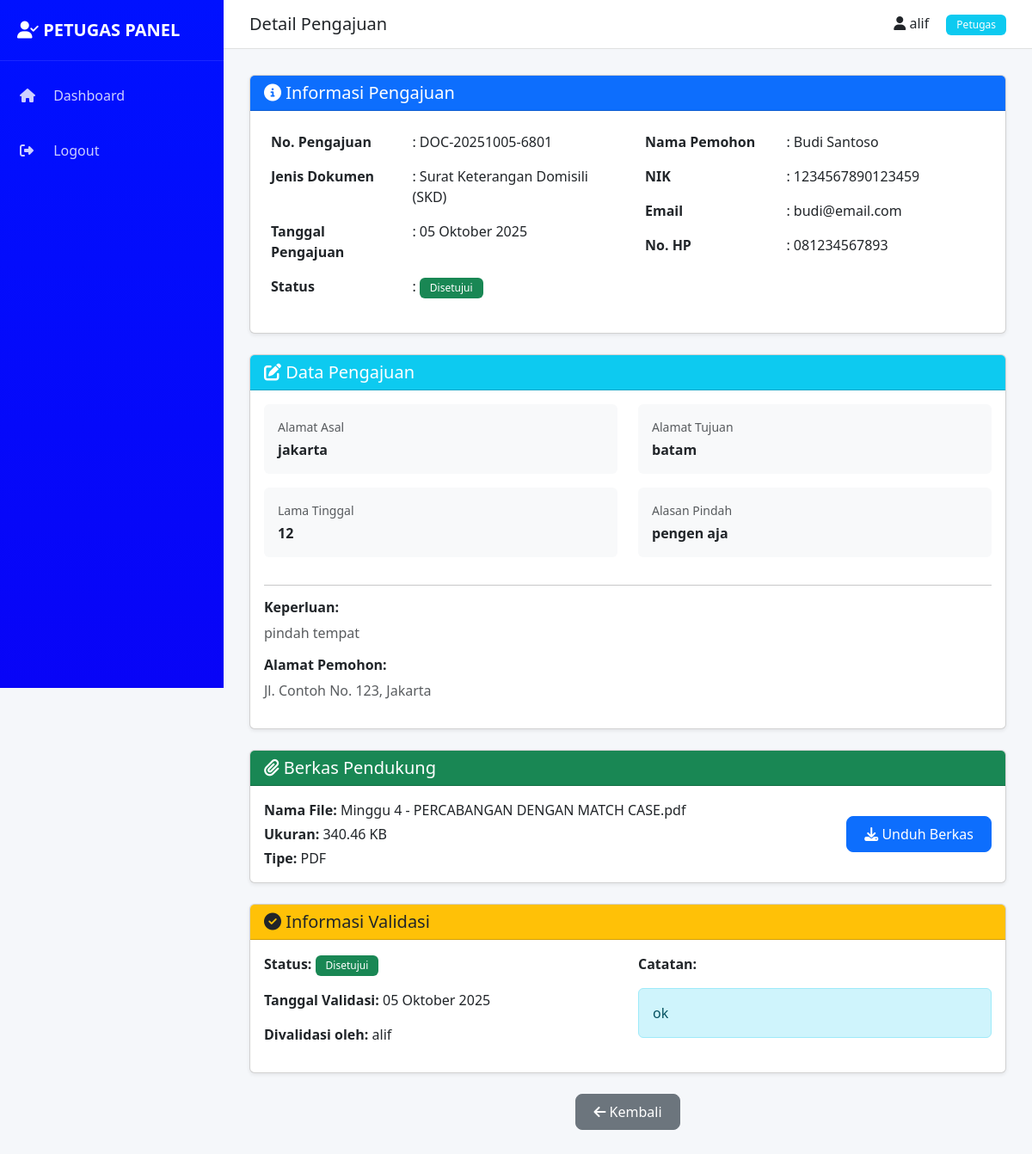
/pengajuan/detail_pengajuan.php?id=1 (signed in), run on the app's committed database.
### tables this page shows
CREATE TABLE `t_pengajuan` (
  `id_pengajuan` int(11) NOT NULL,
  `nomor_pengajuan` varchar(50) NOT NULL,
  `id_pengguna` int(11) NOT NULL,
  `id_jenis` int(11) NOT NULL,
  `keperluan` varchar(200) DEFAULT NULL,
  `keterangan` longtext DEFAULT NULL CHECK (json_valid(`keterangan`)),
  `id_status` int(11) DEFAULT 1,
  `tanggal_pengajuan` timestamp NOT NULL DEFAULT current_timestamp(),
  `tanggal_validasi` datetime DEFAULT NULL,
  `validasi_oleh` int(11) DEFAULT NULL,
  `catatan_validasi` text DEFAULT NULL
);

CREATE TABLE `t_jenis_dokumen` (
  `id_jenis` int(11) NOT NULL,
  `nama_dokumen` varchar(100) NOT NULL,
  `deskripsi` text DEFAULT NULL,
  `status` enum('aktif','nonaktif') DEFAULT 'aktif',
  `tanggal_dibuat` timestamp NOT NULL DEFAULT current_timestamp()
);

CREATE TABLE `t_status_pengajuan` (
  `id_status` int(11) NOT NULL,
  `nama_status` varchar(50) NOT NULL,
  `warna_badge` varchar(20) DEFAULT NULL,
  `keterangan` text DEFAULT NULL
);

CREATE TABLE `t_pengguna` (
  `id_pengguna` int(11) NOT NULL,
  `username` varchar(50) NOT NULL,
  `password` varchar(255) NOT NULL,
  `nama_lengkap` varchar(100) NOT NULL,
  `nik` varchar(16) DEFAULT NULL,
  `email` varchar(100) DEFAULT NULL,
  `no_hp` varchar(15) DEFAULT NULL,
  `alamat` text DEFAULT NULL,
  `role` enum('admin','petugas','warga') DEFAULT 'warga',
  `status` enum('aktif','nonaktif') DEFAULT 'aktif',
  `tanggal_daftar` timestamp NOT NULL DEFAULT current_timestamp()
);

CREATE TABLE `t_berkas_dokumen` (
  `id_berkas` int(11) NOT NULL,
  `id_pengajuan` int(11) NOT NULL,
  `nama_file` varchar(255) DEFAULT NULL,
  `path_file` varchar(255) DEFAULT NULL,
  `ukuran_file` int(11) DEFAULT NULL,
  `tipe_file` varchar(10) DEFAULT NULL,
  `tanggal_upload` timestamp NOT NULL DEFAULT current_timestamp()
);

### includes/config.php (called while the page is built, shortened)
<?php
$conn = mysqli_connect(DB_HOST, DB_USER, DB_PASS, DB_NAME);
mysqli_set_charset($conn, "utf8");
function clean_input($data) {
    global $conn;
    $data = trim($data);
    $data = stripslashes($data);
    $data = htmlspecialchars($data);
    $data = mysqli_real_escape_string($conn, $data);
    return $data;
}
?>

### pengajuan/detail_pengajuan.php (the view, shortened to what this page needs)
<?php
require_once '../includes/config.php';
require_once '../includes/auth.php';
require_once '../includes/functions.php';
$user_role = $_SESSION['role'];
$id_pengajuan = clean_input($_GET['id']);
$query = "SELECT p.*, j.nama_dokumen, s.nama_status, s.warna_badge,
          u.nama_lengkap, u.nik, u.email, u.no_hp, u.alamat,
          v.nama_lengkap as nama_validator
          FROM t_pengajuan p
          JOIN t_jenis_dokumen j ON p.id_jenis = j.id_jenis
          JOIN t_status_pengajuan s ON p.id_status = s.id_status
          JOIN t_pengguna u ON p.id_pengguna = u.id_pengguna
          LEFT JOIN t_pengguna v ON p.validasi_oleh = v.id_pengguna
          WHERE p.id_pengajuan = '$id_pengajuan'";
$result = mysqli_query($conn, $query);
$pengajuan = mysqli_fetch_assoc($result);
$keterangan_data = json_decode($pengajuan['keterangan'], true) ?: [];
$query_berkas = "SELECT * FROM t_berkas_dokumen WHERE id_pengajuan = '$id_pengajuan'";
$result_berkas = mysqli_query($conn, $query_berkas);
$berkas = mysqli_num_rows($result_berkas) > 0 ? mysqli_fetch_assoc($result_berkas) : null;
?>
<!DOCTYPE html>
<html lang="id">
<head>
    <link href="https://cdn.jsdelivr.net/npm/bootstrap@5.3.0/dist/css/bootstrap.min.css" rel="stylesheet">
    <link rel="stylesheet" href="https://cdnjs.cloudflare.com/ajax/libs/font-awesome/6.4.0/css/all.min.css">
    <link rel="stylesheet" href="../assets/css/style.css">
</head>
<body>
    <div class="dashboard-wrapper">
        <div class="sidebar">
            <div class="brand">
                <i class="fas fa-<?= $user_role == 'warga' ? 'file-alt' : ($user_role == 'petugas' ? 'user-check' : 'user-cog') ?>"></i>
                <?= strtoupper($user_role) ?> PANEL
            </div>
            <ul class="nav flex-column mt-3">
                <li class="nav-item">
                    <a class="nav-link" href="../dashboard/<?= $user_role ?>.php">
                        <i class="fas fa-home"></i> Dashboard
                    </a>
                </li>
                <li class="nav-item mt-3">
                    <a class="nav-link" href="?logout=true">
                        <i class="fas fa-sign-out-alt"></i> Logout
                    </a>
                </li>
            </ul>
        </div>
        <div class="main-content">
            <div class="top-navbar d-flex justify-content-between align-items-center">
                <h5 class="mb-0">Detail Pengajuan</h5>
                <div>
                    <span class="me-3"><i class="fas fa-user"></i> <?= $_SESSION['nama_lengkap'] ?></span>
                    <span class="badge bg-<?= $user_role == 'admin' ? 'danger' : ($user_role == 'petugas' ? 'info' : 'success') ?>">
                        <?= ucfirst($user_role) ?>
                    </span>
                </div>
            </div>
            <div class="content-area">
                <div class="card shadow-sm mb-4">
                    <div class="card-header bg-primary text-white">
                        <h5 class="mb-0"><i class="fas fa-info-circle"></i> Informasi Pengajuan</h5>
                    </div>
                    <div class="card-body">
                        <div class="row">
                            <div class="col-md-6">
                                <table class="table table-borderless">
                                    <tr>
                                        <td width="40%"><strong>No. Pengajuan</strong></td>
                                        <td>: <?= $pengajuan['nomor_pengajuan'] ?></td>
                                    </tr>
                                    <tr>
                                        <td><strong>Jenis Dokumen</strong></td>
                                        <td>: <?= $pengajuan['nama_dokumen'] ?></td>
                                    </tr>
                                    <tr>
                                        <td><strong>Tanggal Pengajuan</strong></td>
                                        <td>: <?= format_tanggal($pengajuan['tanggal_pengajuan']) ?></td>
                                    </tr>
                                    <tr>
                                        <td><strong>Status</strong></td>
                                        <td>: <?= get_status_badge($pengajuan['nama_status'], $pengajuan['warna_badge']) ?></td>
                                    </tr>
                                </table>
                            </div>
                            <div class="col-md-6">
                                <table class="table table-borderless">
                                    <tr>
                                        <td width="40%"><strong>Nama Pemohon</strong></td>
                                        <td>: <?= $pengajuan['nama_lengkap'] ?></td>
                                    </tr>
                                    <tr>
                                        <td><strong>NIK</strong></td>
                                        <td>: <?= $pengajuan['nik'] ?: '-' ?></td>
                                    </tr>
                                    <tr>
                                        <td><strong>Email</strong></td>
                                        <td>: <?= $pengajuan['email'] ?: '-' ?></td>
                                    </tr>
                                    <tr>
                                        <td><strong>No. HP</strong></td>
                                        <td>: <?= $pengajuan['no_hp'] ?: '-' ?></td>
                                    </tr>
                                </table>
                            </div>
                        </div>
                    </div>
                </div>
                <div class="card shadow-sm mb-4">
                    <div class="card-header bg-info text-white">
                        <h5 class="mb-0"><i class="fas fa-edit"></i> Data Pengajuan</h5>
                    </div>
                    <div class="card-body">
                        <?php if (is_array($keterangan_data) && count($keterangan_data) > 0): ?>
                            <div class="row">
                                <?php foreach ($keterangan_data as $key => $value):
                                    $label = ucwords(str_replace('_', ' ', $key));
                                ?>
                                    <div class="col-md-6 mb-3">
                                        <div class="p-3 bg-light rounded">
                                            <small class="text-muted d-block mb-1"><?= $label ?></small>
                                            <strong><?= htmlspecialchars($value) ?: '-' ?></strong>
                                        </div>
                                    </div>
                                <?php endforeach; ?>
                            </div>
                        <?php else: ?>
                            <p class="text-muted mb-0">Tidak ada data tambahan</p>
                        <?php endif; ?>
                        <hr>
                        <div class="mt-3">
                            <h6><strong>Keperluan:</strong></h6>
                            <p class="text-muted"><?= nl2br(htmlspecialchars($pengajuan['keperluan'])) ?></p>
                        </div>
                        <?php if ($pengajuan['alamat']): ?>
                            <div class="mt-3">
                                <h6><strong>Alamat Pemohon:</strong></h6>
                                <p class="text-muted"><?= nl2br(htmlspecialchars($pengajuan['alamat'])) ?></p>
                            </div>
                        <?php endif; ?>
                    </div>
                </div>
                <?php if ($berkas): ?>
                    <div class="card shadow-sm mb-4">
                        <div class="card-header bg-success text-white">
                            <h5 class="mb-0"><i class="fas fa-paperclip"></i> Berkas Pendukung</h5>
                        </div>
                        <div class="card-body">
                            <div class="row align-items-center">
                                <div class="col-md-8">
                                    <p class="mb-1"><strong>Nama File:</strong> <?= $berkas['nama_file'] ?></p>
                                    <p class="mb-1"><strong>Ukuran:</strong> <?= format_file_size($berkas['ukuran_file']) ?></p>
                                    <p class="mb-0"><strong>Tipe:</strong> <?= strtoupper($berkas['tipe_file']) ?></p>
                                </div>
                                <div class="col-md-4 text-end">
                                    <a href="<?= UPLOAD_PATH . $berkas['path_file'] ?>"
                                        class="btn btn-primary"
                                        target="_blank">
                                        <i class="fas fa-download"></i> Unduh Berkas
                                    </a>
                                </div>
                            </div>
                        </div>
                    </div>
                <?php endif; ?>
                <?php if ($pengajuan['id_status'] != 1): ?>
                    <div class="card shadow-sm mb-4">
                        <div class="card-header bg-warning text-dark">
                            <h5 class="mb-0"><i class="fas fa-check-circle"></i> Informasi Validasi</h5>
                        </div>
                        <div class="card-body">
                            <div class="row">
                                <div class="col-md-6">
                                    <p><strong>Status:</strong> <?= get_status_badge($pengajuan['nama_status'], $pengajuan['warna_badge']) ?></p>
                                    <?php if ($pengajuan['tanggal_validasi']): ?>
                                        <p><strong>Tanggal Validasi:</strong> <?= format_tanggal($pengajuan['tanggal_validasi']) ?></p>
                                    <?php endif; ?>
                                    <?php if ($pengajuan['nama_validator']): ?>
                                        <p><strong>Divalidasi oleh:</strong> <?= $pengajuan['nama_validator'] ?></p>
                                    <?php endif; ?>
                                </div>
                                <div class="col-md-6">
                                    <?php if ($pengajuan['catatan_validasi']): ?>
                                        <p><strong>Catatan:</strong></p>
                                        <div class="alert alert-info"><?= nl2br(htmlspecialchars($pengajuan['catatan_validasi'])) ?></div>
                                    <?php endif; ?>
                                </div>
                            </div>
                        </div>
                    </div>
                <?php endif; ?>
                <div class="text-center">
                    <a href="<?= $user_role == 'warga' ? 'lihat_status.php' : '../dashboard/' . $user_role . '.php' ?>"
                        class="btn btn-secondary">
                        <i class="fas fa-arrow-left"></i> Kembali
                    </a>
                </div>
            </div>
        </div>
    </div>
</body>
</html>

### includes/functions.php (shortened to what this page needs)
<?php
function format_tanggal($date) {
    $bulan = array(
        1 => 'Januari', 'Februari', 'Maret', 'April', 'Mei', 'Juni',
        'Juli', 'Agustus', 'September', 'Oktober', 'November', 'Desember'
    );
    $timestamp = strtotime($date);
    $hari = date('d', $timestamp);
    $bulan_num = date('n', $timestamp);
    $tahun = date('Y', $timestamp);
    return $hari . ' ' . $bulan[$bulan_num] . ' ' . $tahun;
}
function get_status_badge($status_name, $warna) {
    return '<span class="badge bg-' . $warna . '">' . $status_name . '</span>';
}
function format_file_size($bytes) {
    if ($bytes >= 1048576) {
        return number_format($bytes / 1048576, 2) . ' MB';
    } elseif ($bytes >= 1024) {
        return number_format($bytes / 1024, 2) . ' KB';
    } else {
        return $bytes . ' bytes';
    }
}
?>

### assets/css/style.css (style rules this page uses)
:root { --primary-color: #0d6efd; --primary-blue: #0d6efd; --dark-blue: #0a58ca; --success-color: #198754; --success-green: #198754; --warning-color: #ffc107; --danger-color: #dc3545; --info-color: #0dcaf0; --light-color: #f8f9fa; --light-gray: #f8f9fa; --dark-color: #212529; --white: #ffffff; --text-dark: #212529; --text-muted: #6c757d; }
* { margin: 0; padding: 0; box-sizing: border-box; }
body { font-family: 'Segoe UI', Tahoma, Geneva, Verdana, sans-serif; background-color: #f5f7fa; color: var(--text-dark); overflow-x: hidden; }
.dashboard-wrapper { display: flex; min-height: 100vh; }
.sidebar { width: 260px; background: linear-gradient(180deg, #0011ff 0%, #0804f7 100%); color: white; position: fixed; height: 100vh; overflow-y: auto; z-index: 1000; }
.sidebar .brand { padding: 20px; font-size: 20px; font-weight: bold; border-bottom: 1px solid rgba(255,255,255,0.1); }
.sidebar .nav-link { color: rgba(255,255,255,0.8); padding: 12px 20px; transition: all 0.3s; border-left: 3px solid transparent; }
.sidebar .nav-link i { width: 25px; margin-right: 10px; }
.main-content { margin-left: 260px; width: calc(100% - 260px); padding: 0; }
.top-navbar { background: white; border-bottom: 1px solid #e0e0e0; padding: 15px 30px; position: sticky; top: 0; z-index: 999; }
.content-area { padding: 30px; }
.btn { border-radius: 8px; padding: 8px 20px; font-weight: 500; transition: all 0.3s; }
.badge { padding: 6px 12px; font-weight: 500; }

### data on the page
t_pengajuan: nomor_pengajuan "DOC-20251005-6801", id_jenis.nama_dokumen "Surat Keterangan Domisili (SKD)", tanggal_pengajuan "05 Oktober 2025", id_status.nama_status "Disetujui Disetujui", id_pengguna.nama_lengkap "Budi Santoso", id_pengguna.nik "1234567890123459", id_pengguna.email "budi@email.com", id_pengguna.no_hp "081234567893", keterangan "jakarta", keterangan "batam", keterangan "12", keterangan "pengen aja", keperluan "pindah tempat", id_pengguna.alamat "Jl. Contoh No. 123, Jakarta", tanggal_validasi "05 Oktober 2025", validasi_oleh.nama_lengkap "alif", catatan_validasi "ok"
t_berkas_dokumen: nama_file "Minggu 4 - PERCABANGAN DENGAN MATCH CASE.pdf", ukuran_file "340.46 KB", tipe_file "PDF"

### other printed values
$user_role "PETUGAS"
$_SESSION['nama_lengkap'] "alif"
$user_role "Petugas"
$label "Alamat Asal"
$label "Alamat Tujuan"
$label "Lama Tinggal"
$label "Alasan Pindah"
